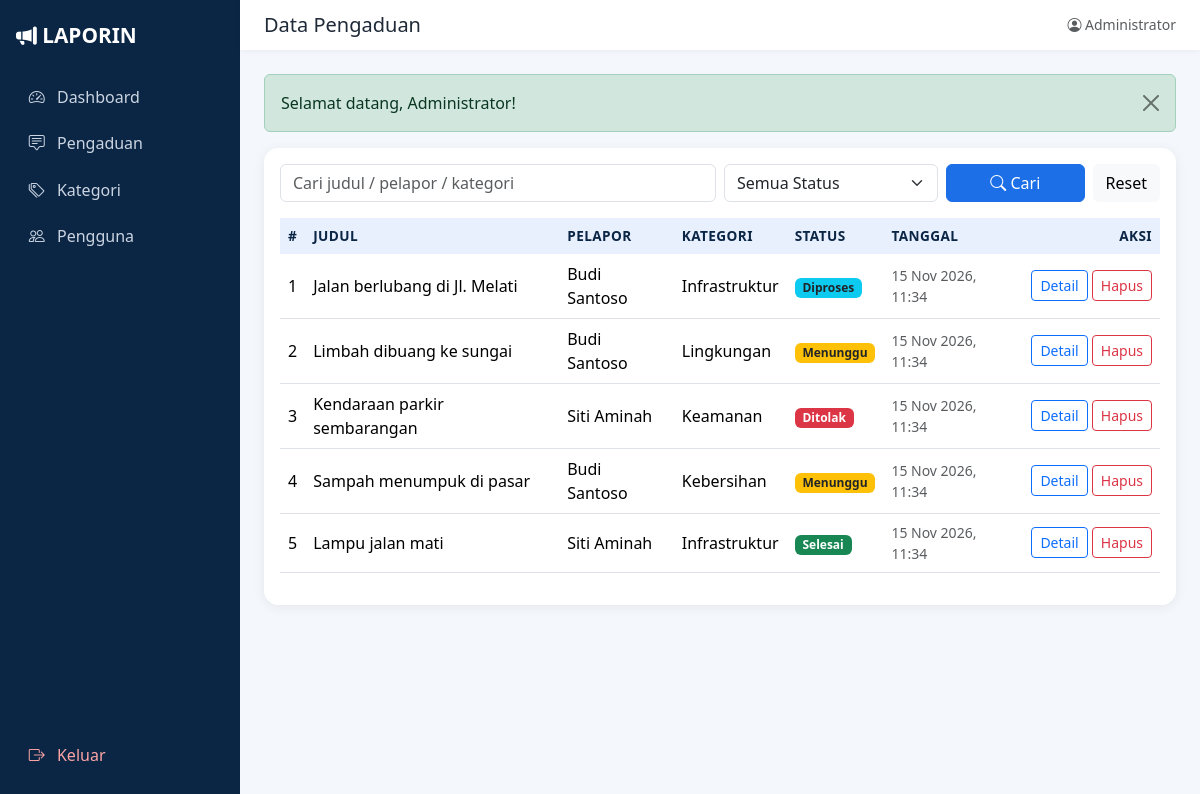
Screenshot of /admin/pengaduan/index.php (signed in) with the database file from the repository.
### tables this page shows
CREATE TABLE pengaduan (
    id_pengaduan INT AUTO_INCREMENT PRIMARY KEY,
    id_user      INT NOT NULL,
    id_kategori  INT NOT NULL,
    judul        VARCHAR(150) NOT NULL,
    isi          TEXT NOT NULL,
    foto         VARCHAR(255) NULL,
    status       ENUM('Menunggu','Diproses','Selesai','Ditolak') NOT NULL DEFAULT 'Menunggu',
    tanggapan    TEXT NULL,
    created_at   TIMESTAMP DEFAULT CURRENT_TIMESTAMP,
    updated_at   TIMESTAMP DEFAULT CURRENT_TIMESTAMP ON UPDATE CURRENT_TIMESTAMP,
    CONSTRAINT fk_pengaduan_user     FOREIGN KEY (id_user)     REFERENCES users(id_user)         ON DELETE CASCADE,
    CONSTRAINT fk_pengaduan_kategori FOREIGN KEY (id_kategori) REFERENCES kategori(id_kategori)  ON DELETE RESTRICT
);

CREATE TABLE users (
    id_user    INT AUTO_INCREMENT PRIMARY KEY,
    nama       VARCHAR(100) NOT NULL,
    email      VARCHAR(100) NOT NULL UNIQUE,
    password   VARCHAR(255) NOT NULL,
    role       ENUM('admin','masyarakat') NOT NULL DEFAULT 'masyarakat',
    created_at TIMESTAMP DEFAULT CURRENT_TIMESTAMP
);

CREATE TABLE kategori (
    id_kategori   INT AUTO_INCREMENT PRIMARY KEY,
    nama_kategori VARCHAR(100) NOT NULL UNIQUE,
    deskripsi     VARCHAR(255) NULL
);

### admin/pengaduan/index.php (the view, shortened to what this page needs)
<?php
require_once __DIR__ . '/../../includes/auth.php';
$cari   = trim($_GET['cari'] ?? '');
$like   = '%' . $cari . '%';
$sql = "SELECT p.id_pengaduan, p.judul, p.status, p.created_at, u.nama, k.nama_kategori
        FROM pengaduan p
        JOIN users u ON p.id_user = u.id_user
        JOIN kategori k ON p.id_kategori = k.id_kategori
        WHERE (p.judul LIKE ? OR u.nama LIKE ? OR k.nama_kategori LIKE ?)";
$tipe = "sss";
$param = [$like, $like, $like];
$sql .= " ORDER BY p.created_at DESC";
$stmt = mysqli_prepare($koneksi, $sql);
mysqli_stmt_bind_param($stmt, $tipe, ...$param);
mysqli_stmt_execute($stmt);
$hasil = mysqli_stmt_get_result($stmt);
include __DIR__ . '/../../includes/header.php';
?>
<div class="card p-3">
    <form class="row g-2 mb-3" method="get">
        <div class="col-md-6"><input type="text" name="cari" class="form-control" placeholder="Cari judul / pelapor / kategori" value="<?= e($cari) ?>"></div>
        <div class="col-md-3">
            <select name="status" class="form-select">
                <option value="">Semua Status</option>
            </select>
        </div>
        <div class="col-md-3 d-flex gap-2">
            <button class="btn btn-primary flex-fill"><i class="bi bi-search"></i> Cari</button>
            <a href="index.php" class="btn btn-light">Reset</a>
        </div>
    </form>
    <div class="table-responsive">
        <table class="table">
            <thead><tr><th>#</th><th>Judul</th><th>Pelapor</th><th>Kategori</th><th>Status</th><th>Tanggal</th><th class="text-end">Aksi</th></tr></thead>
            <tbody>
            <?php $no = 1; while ($r = mysqli_fetch_assoc($hasil)): ?>
                <tr>
                    <td><?= $no++ ?></td>
                    <td><?= e($r['judul']) ?></td>
                    <td><?= e($r['nama']) ?></td>
                    <td><?= e($r['nama_kategori']) ?></td>
                    <td><?= badge_status($r['status']) ?></td>
                    <td class="small text-muted"><?= tgl($r['created_at']) ?></td>
                    <td class="text-end text-nowrap">
                        <a href="detail.php?id=<?= $r['id_pengaduan'] ?>" class="btn btn-sm btn-outline-primary">Detail</a>
                        <form action="hapus.php" method="post" class="d-inline form-hapus">
                            <button class="btn btn-sm btn-outline-danger">Hapus</button>
                        </form>
                    </td>
                </tr>
            <?php endwhile; ?>
            </tbody>
        </table>
    </div>
</div>
<?php include __DIR__ . '/../../includes/footer.php'; ?>

### includes/fungsi.php (shortened to what this page needs)
<?php
function e($teks) {
    return htmlspecialchars((string)$teks, ENT_QUOTES, 'UTF-8');
}
function tampil_flash() {
    $f = $_SESSION['flash'];
    $kelas = ($f['tipe'] === 'sukses') ? 'success' : 'danger';
    echo '<div class="alert alert-' . $kelas . ' alert-dismissible fade show" role="alert">'
       . e($f['pesan'])
       . '<button type="button" class="btn-close" data-bs-dismiss="alert"></button></div>';
}
function badge_status($status) {
    $map = ['Menunggu' => 'warning text-dark', 'Diproses' => 'info text-dark',
            'Selesai' => 'success', 'Ditolak' => 'danger'];
    $kelas = $map[$status] ?? 'secondary';
    return '<span class="badge bg-' . $kelas . '">' . e($status) . '</span>';
}
function tgl($waktu) {
    return date('d M Y, H:i', strtotime($waktu));
}

### assets/css/style.css (style rules this page uses)
:root { --navy: #0b2545; --navy-2: #13315c; --blue: #1d6fe8; --blue-soft: #e8f0fd; --bg: #f4f7fb; }
body { background: var(--bg); color: #1f2937; font-family: 'Segoe UI', system-ui, -apple-system, sans-serif; }
.btn-primary { background: var(--blue); border-color: var(--blue); }
.card { border: 0; border-radius: .9rem; box-shadow: 0 2px 12px rgba(11,37,69,.07); }
.table thead th { background: var(--blue-soft); color: var(--navy); border: 0; font-size: .85rem; text-transform: uppercase; letter-spacing: .03em; }
.table td { vertical-align: middle; }

### rows the page displays
pengaduan: judul "Jalan berlubang di Jl. Melati", id_user.nama "Budi Santoso", id_kategori.nama_kategori "Infrastruktur", status "Diproses", created_at "15 Nov 2026, 11:34"
pengaduan: judul "Limbah dibuang ke sungai", id_user.nama "Budi Santoso", id_kategori.nama_kategori "Lingkungan", status "Menunggu", created_at "15 Nov 2026, 11:34"
pengaduan: judul "Kendaraan parkir sembarangan", id_user.nama "Siti Aminah", id_kategori.nama_kategori "Keamanan", status "Ditolak", created_at "15 Nov 2026, 11:34"
pengaduan: judul "Sampah menumpuk di pasar", id_user.nama "Budi Santoso", id_kategori.nama_kategori "Kebersihan", status "Menunggu", created_at "15 Nov 2026, 11:34"
pengaduan: judul "Lampu jalan mati", id_user.nama "Siti Aminah", id_kategori.nama_kategori "Infrastruktur", status "Selesai", created_at "15 Nov 2026, 11:34"

### other values shown
$judul "Data Pengaduan"
$_SESSION['nama'] "Administrator"
$f['pesan'] "Selamat datang, Administrator!"
